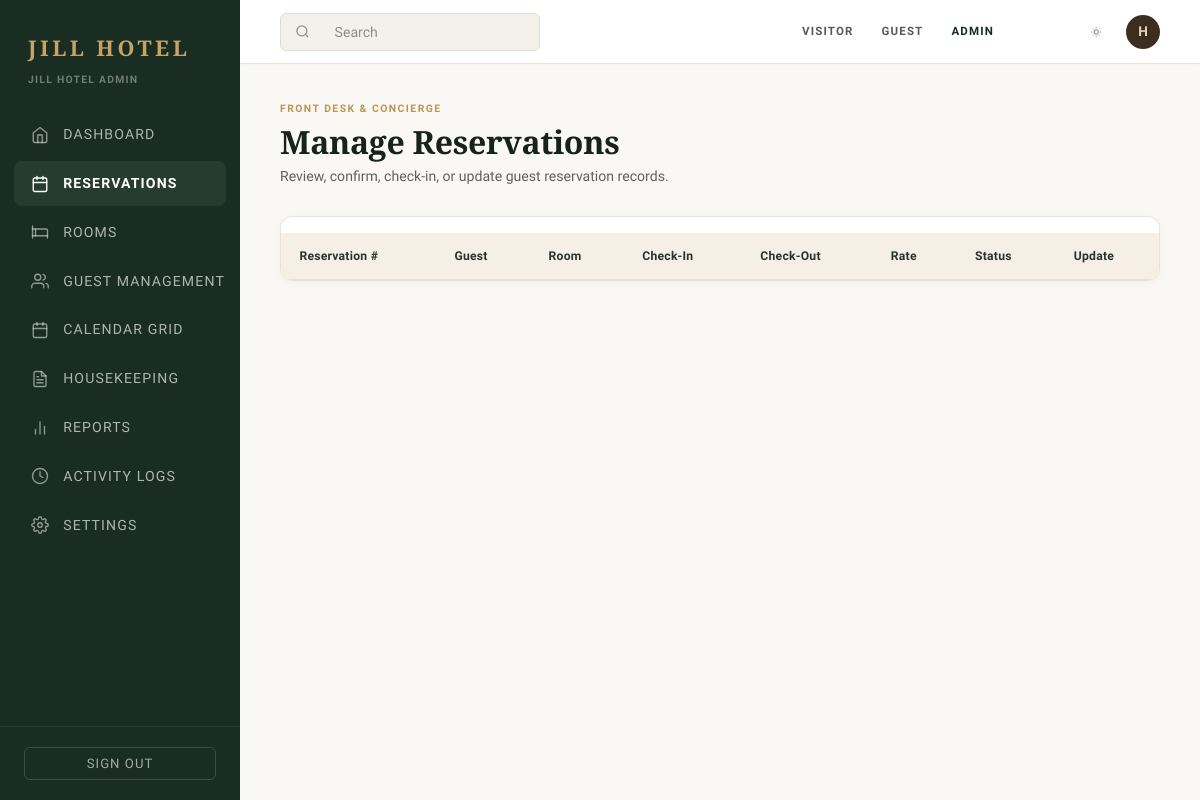
Page /admin/reservations/index.php (signed in) on the earlier database version.
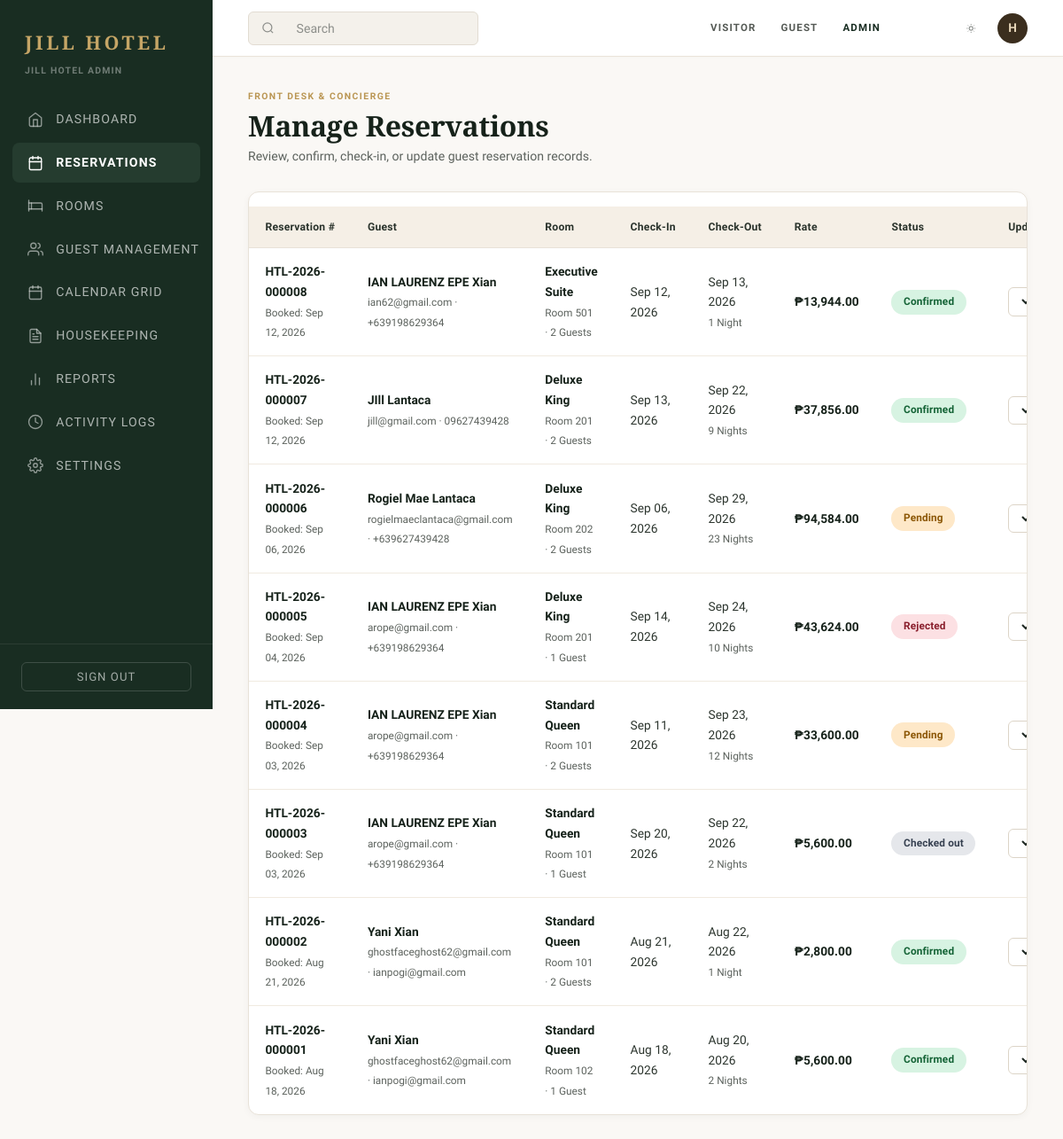
Same page on the later database version.
### tables this page shows
CREATE TABLE `reservations` (
  `id` int(11) NOT NULL AUTO_INCREMENT,
  `reservation_number` varchar(30) NOT NULL,
  `user_id` int(11) NOT NULL,
  `room_id` int(11) NOT NULL,
  `check_in` date NOT NULL,
  `check_out` date NOT NULL,
  `guests` int(11) NOT NULL,
  `adults` int(11) NOT NULL,
  `children` int(11) DEFAULT 0,
  `nights` int(11) NOT NULL,
  `price_per_night` decimal(10,2) NOT NULL,
  `subtotal` decimal(10,2) NOT NULL,
  `tax` decimal(10,2) NOT NULL DEFAULT 0.00,
  `discount` decimal(10,2) NOT NULL DEFAULT 0.00,
  `total_amount` decimal(10,2) NOT NULL,
  `special_requests` text DEFAULT NULL,
  `status` enum('PENDING','CONFIRMED','CHECKED_IN','CHECKED_OUT','CANCELLED','REJECTED','EXPIRED') DEFAULT 'PENDING',
  `created_at` timestamp NOT NULL DEFAULT current_timestamp(),
  `updated_at` timestamp NOT NULL DEFAULT current_timestamp() ON UPDATE current_timestamp(),
  PRIMARY KEY (`id`),
  UNIQUE KEY `reservation_number` (`reservation_number`),
  KEY `user_id` (`user_id`),
  KEY `room_id` (`room_id`),
  KEY `status` (`status`),
  KEY `check_in` (`check_in`,`check_out`),
  CONSTRAINT `reservations_ibfk_1` FOREIGN KEY (`user_id`) REFERENCES `users` (`id`),
  CONSTRAINT `reservations_ibfk_2` FOREIGN KEY (`room_id`) REFERENCES `rooms` (`id`)
);

CREATE TABLE `users` (
  `id` int(11) NOT NULL AUTO_INCREMENT,
  `first_name` varchar(80) NOT NULL,
  `last_name` varchar(80) NOT NULL,
  `email` varchar(160) NOT NULL,
  `password` varchar(255) NOT NULL,
  `phone` varchar(50) DEFAULT NULL,
  `address` text DEFAULT NULL,
  `role` enum('CUSTOMER','ADMIN') NOT NULL DEFAULT 'CUSTOMER',
  `status` enum('PENDING_VERIFICATION','ACTIVE','SUSPENDED','DEACTIVATED') NOT NULL DEFAULT 'PENDING_VERIFICATION',
  `created_at` timestamp NOT NULL DEFAULT current_timestamp(),
  `updated_at` timestamp NOT NULL DEFAULT current_timestamp() ON UPDATE current_timestamp(),
  `email_verified` tinyint(1) NOT NULL DEFAULT 0,
  `verified_at` datetime DEFAULT NULL,
  `last_login` datetime DEFAULT NULL,
  `housekeeping` tinyint(1) NOT NULL DEFAULT 0,
  PRIMARY KEY (`id`),
  UNIQUE KEY `email` (`email`),
  KEY `email_2` (`email`),
  KEY `role` (`role`,`status`)
);

CREATE TABLE `rooms` (
  `id` int(11) NOT NULL AUTO_INCREMENT,
  `room_number` varchar(20) NOT NULL,
  `room_type_id` int(11) NOT NULL,
  `title` varchar(160) NOT NULL,
  `description` text DEFAULT NULL,
  `price_per_night` decimal(10,2) NOT NULL,
  `max_guests` int(11) NOT NULL,
  `bed_type` varchar(80) DEFAULT NULL,
  `size` varchar(50) DEFAULT NULL,
  `floor` varchar(20) DEFAULT NULL,
  `status` enum('AVAILABLE','OCCUPIED','BOOKED','CHECKED_IN','CHECKED_OUT','MAINTENANCE','NEEDS_CLEANING','INSPECTED','INACTIVE') NOT NULL DEFAULT 'AVAILABLE',
  `featured` tinyint(1) DEFAULT 0,
  `created_at` timestamp NOT NULL DEFAULT current_timestamp(),
  `updated_at` timestamp NOT NULL DEFAULT current_timestamp() ON UPDATE current_timestamp(),
  PRIMARY KEY (`id`),
  UNIQUE KEY `room_number` (`room_number`),
  KEY `room_type_id` (`room_type_id`),
  KEY `status` (`status`),
  CONSTRAINT `rooms_ibfk_1` FOREIGN KEY (`room_type_id`) REFERENCES `room_types` (`id`)
);

### includes/bootstrap.php (called while the page is built, shortened)
<?php
function e(?string $value): string { return htmlspecialchars((string)$value, ENT_QUOTES | ENT_SUBSTITUTE, 'UTF-8'); }

### admin/reservations/index.php (the view, shortened to what this page needs)
<?php
$pdo = db();
$rows = $pdo->query("
    SELECT r.*, rm.title, rm.room_number, u.first_name, u.last_name, u.email, u.phone
    FROM reservations r
    JOIN rooms rm ON rm.id = r.room_id
    JOIN users u ON u.id = r.user_id
    ORDER BY r.created_at DESC
")->fetchAll();
require __DIR__ . '/../../includes/header.php';
?>
<div class="admin-page-heading">
    <div>
        <span class="kicker">FRONT DESK &amp; CONCIERGE</span>
        <h1>Manage Reservations</h1>
        <p>Review, confirm, check-in, or update guest reservation records.</p>
    </div>
</div>
<div class="admin-panel">
    <div class="table-scroll">
        <table class="admin-tbl">
            <thead>
                <tr>
                    <th>Reservation #</th>
                    <th>Guest</th>
                    <th>Room</th>
                    <th>Check-In</th>
                    <th>Check-Out</th>
                    <th>Rate</th>
                    <th>Status</th>
                    <th>Update</th>
                </tr>
            </thead>
            <tbody>
                <?php foreach ($rows as $r): ?>
                    <tr>
                        <td>
                            <strong><?=e($r['reservation_number'])?></strong>
                            <br><small style="color:var(--text-secondary);font-size:0.74rem;">Booked: <?=date('M d, Y', strtotime($r['created_at']))?></small>
                        </td>
                        <td>
                            <strong><?=e($r['first_name'] . ' ' . $r['last_name'])?></strong>
                            <br><small style="color:var(--text-secondary);font-size:0.74rem;"><?=e($r['email'])?><?=!empty($r['phone']) ? ' &middot; ' . e($r['phone']) : ''?></small>
                        </td>
                        <td>
                            <strong><?=e($r['title'])?></strong>
                            <br><small style="color:var(--text-secondary);font-size:0.74rem;">Room <?=e($r['room_number'])?> &middot; <?=$r['guests']?> Guest<?=$r['guests'] > 1 ? 's' : ''?></small>
                        </td>
                        <td><?=date('M d, Y', strtotime($r['check_in']))?></td>
                        <td>
                            <?=date('M d, Y', strtotime($r['check_out']))?>
                            <br><small style="color:var(--text-secondary);font-size:0.74rem;"><?=$r['nights']?> Night<?=$r['nights'] > 1 ? 's' : ''?></small>
                        </td>
                        <td><strong>₱<?=number_format((float)$r['total_amount'], 2)?></strong></td>
                        <td>
                            <span class="s-badge <?=e(strtolower($r['status']))?>">
                                <?=e(ucfirst(strtolower(str_replace('_', ' ', $r['status']))))?>
                            </span>
                        </td>
                        <td>
                            <form method="post" action="index.php" style="display:flex;gap:0.4rem;align-items:center;">
                                <select name="action" class="admin-select" aria-label="Action for <?=e($r['reservation_number'])?>">
                                    <option value="confirm"   <?=$r['status']==='CONFIRMED'  ?'selected':''?>>Confirm</option>
                                    <option value="check_out" <?=$r['status']==='CHECKED_OUT'?'selected':''?>>Check Out</option>
                                    <option value="reject"    <?=$r['status']==='REJECTED'   ?'selected':''?>>Reject</option>
                                </select>
                            </form>
                        </td>
                    </tr>
                <?php endforeach; ?>
            </tbody>
        </table>
    </div>
</div>
<?php require __DIR__ . '/../../includes/footer.php'; ?>

Differences in the rows shown:
added reservations: reservation_number "HTL-2026-000008", created_at "Sep 12, 2026", user.last_name "IAN LAURENZ EPE Xian", user.email "ian62@gmail.com", user.phone "+639198629364", room.title "Executive Suite", room.room_number "501", guests "2", check_in "Sep 12, 2026", check_out "Sep 13, 2026", nights "1", total_amount "13,944.00", status "Confirmed", action "Confirm"
added reservations: reservation_number "HTL-2026-000007", created_at "Sep 12, 2026", user.last_name "JIll Lantaca", user.email "jill@gmail.com", user.phone "09627439428", room.title "Deluxe King", room.room_number "201", guests "2", check_in "Sep 13, 2026", check_out "Sep 22, 2026", nights "9", total_amount "37,856.00", status "Confirmed", action "Confirm"
added reservations: reservation_number "HTL-2026-000006", created_at "Sep 06, 2026", user.last_name "Rogiel Mae Lantaca", user.email "rogielmaeclantaca@gmail.com", user.phone "+639627439428", room.title "Deluxe King", room.room_number "202", guests "2", check_in "Sep 06, 2026", check_out "Sep 29, 2026", nights "23", total_amount "94,584.00", status "Pending", action "Confirm"
added reservations: reservation_number "HTL-2026-000005", created_at "Sep 04, 2026", user.last_name "IAN LAURENZ EPE Xian", user.email "arope@gmail.com", user.phone "+639198629364", room.title "Deluxe King", room.room_number "201", guests "1", check_in "Sep 14, 2026", check_out "Sep 24, 2026", nights "10", total_amount "43,624.00", status "Rejected", action "Reject"
added reservations: reservation_number "HTL-2026-000004", created_at "Sep 03, 2026", user.last_name "IAN LAURENZ EPE Xian", user.email "arope@gmail.com", user.phone "+639198629364", room.title "Standard Queen", room.room_number "101", guests "2", check_in "Sep 11, 2026", check_out "Sep 23, 2026", nights "12", total_amount "33,600.00", status "Pending", action "Confirm"
added reservations: reservation_number "HTL-2026-000003", created_at "Sep 03, 2026", user.last_name "IAN LAURENZ EPE Xian", user.email "arope@gmail.com", user.phone "+639198629364", room.title "Standard Queen", room.room_number "101", guests "1", check_in "Sep 20, 2026", check_out "Sep 22, 2026", nights "2", total_amount "5,600.00", status "Checked out", action "Check Out"
added reservations: reservation_number "HTL-2026-000002", created_at "Aug 21, 2026", user.last_name "Yani Xian", user.email "ghostfaceghost62@gmail.com", user.phone "ianpogi@gmail.com", room.title "Standard Queen", room.room_number "101", guests "2", check_in "Aug 21, 2026", check_out "Aug 22, 2026", nights "1", total_amount "2,800.00", status "Confirmed", action "Confirm"
added reservations: reservation_number "HTL-2026-000001", created_at "Aug 18, 2026", user.last_name "Yani Xian", user.email "ghostfaceghost62@gmail.com", user.phone "ianpogi@gmail.com", room.title "Standard Queen", room.room_number "102", guests "1", check_in "Aug 18, 2026", check_out "Aug 20, 2026", nights "2", total_amount "5,600.00", status "Confirmed", action "Confirm"
